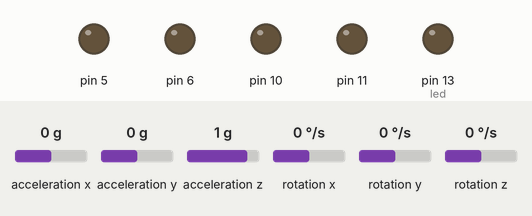
Recording of a sketch running on a simulated Arduino Uno, built with avr-gcc and run on an emulated ATmega328P. On the bench: output pins drawn as LEDs (lit = HIGH). Wiring (inferred from the names in the program): MPU-6050 motion sensor at I2C address 0x68. The inputs (shaded band) are chosen by the test bench; at power-on: acceleration x 0 g, acceleration y 0 g, acceleration z 1 g, rotation x 0 °/s, rotation y 0 °/s, rotation z 0 °/s.

Above: at 9.2 s.
9.3 s: acceleration x set to -1.4 g
At 9.9 s:
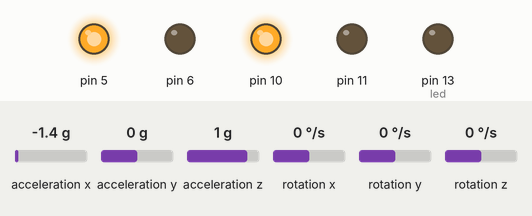
10.8 s: acceleration x set to -0.1 g
12.3 s: acceleration x set to 0.2 g
At 13.3 s:
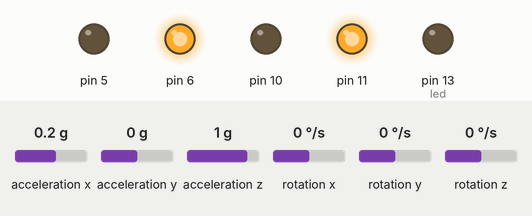
13.8 s: acceleration x set to -0.8 g
At 15.0 s:
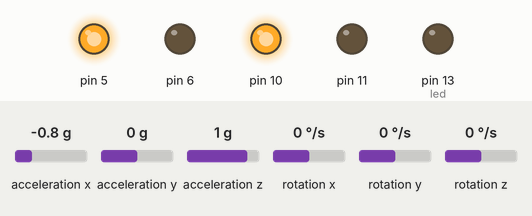
15.3 s: acceleration x set to 0.8 g
Timing chart, 0 to 34.2 s (numbered marks = the images above; inputs shaded):
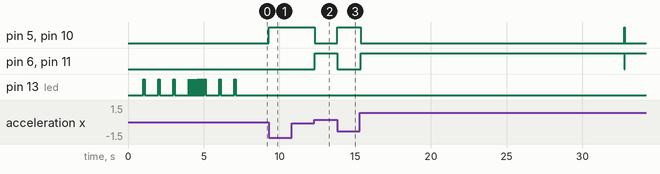

The sketch:

GyroBalanceLinearRegression.ino
```cpp
// MPU-6050 Short Example Sketch
// By Arduino User JohnChi
// August 17, 2014
// Public Domain
#include<Wire.h>
int led = 13;
const int MPU_addr=0x68;  // I2C address of the MPU-6050
int16_t AcX,AcY,AcZ,Tmp,GyX,GyY,GyZ;

int STD_LOOP_TIME = 9;
int lastLoopTime = STD_LOOP_TIME;
int lastLoopUsefulTime = STD_LOOP_TIME;
unsigned long loopStartTime = 0;

int center;

#define SAMPLES  10

int sample_array[SAMPLES];
int avg_array[SAMPLES];
int lr_array[SAMPLES];
int tlr_array[SAMPLES];
int avg_mod = 0;
int lr_mod = 0;

void setup(){
  pinMode(led, OUTPUT);
  pinMode(11, OUTPUT);
  pinMode(10, OUTPUT);
  pinMode(6, OUTPUT);
  pinMode(5, OUTPUT);
  Wire.begin();

  Wire.beginTransmission(MPU_addr);
  Wire.write(0x6B);  // PWR_MGMT_1 register
  Wire.write(0);     // set to zero (wakes up the MPU-6050)
  Wire.endTransmission(true);

  Wire.beginTransmission(MPU_addr);
  Wire.write(0x1B);
  Wire.write(24);
  Wire.endTransmission(true);

  Wire.beginTransmission(MPU_addr);
  Wire.write(0x1C);
  Wire.write(24);
  Wire.endTransmission(true);

  //Serial.begin(9600);

  delay(1000);

  // Blink 3 time for three seconds
  for( int i = 0; i < 3; i++ )
  {
      digitalWrite( led, HIGH );
      delay(100);
      digitalWrite( led, LOW );
      delay(900);
  }

  // Blink while sampling
  for( int i = 0; i < SAMPLES; i++ )
  {
      digitalWrite( led, HIGH );
      readChip();
      delay(10);
      digitalWrite( led, LOW );
      delay(90);
      avg_array[i] = AcX;
      lr_array[i]  = AcX;
      tlr_array[i] = millis();
  }

  center = 0;
  for( int i = 0; i < SAMPLES; i++ )
  {
      center += avg_array[i];
  }
  center /= SAMPLES;

  // Blink 3 time for three seconds
  for( int i = 0; i < 3; i++ )
  {
      digitalWrite( led, HIGH );
      delay(100);
      digitalWrite( led, LOW );
      delay(900);
  }

}
void loop(){
  int t = millis();
  readChip();

  //digitalWrite(led, HIGH);   // turn the LED on (HIGH is the voltage level)
  //delay(30);               // wait for a second
  //digitalWrite(led, LOW);    // turn the LED off by making the voltage LOW

  // Averaging
  avg_array[avg_mod%SAMPLES] = AcX;
  avg_mod++;
  int avgx = 0;

  for( int i = 0; i < SAMPLES; i++ )
  {
      avgx += avg_array[i];
  }
  avgx /= SAMPLES;

  /*
  (8*(C10)-(A10)*(B10))/((8)*(D10)-((A10)^2))
  (B10-(E11*(A10)))/8

  m = (SAMPLES*(lrxys)-(ts)*(lrys))/((SAMPLES)*(lrxxs)-((ts*ts))
  b = (lrys-(m*(ts)))/SAMPLES
  */


  // Linear Regression
  tlr_array[lr_mod%SAMPLES] = t;
  lr_array[lr_mod%SAMPLES] = AcX;
  lr_mod++;
  float ts = 0;
  float lrys = 0;
  float lrxxs = 0;
  float lrxys = 0;

  for( int i = 0; i < SAMPLES; i++ )
  {
      ts += tlr_array[i];
      lrys += lr_array[i];
      lrxxs += tlr_array[i]*tlr_array[i];
      lrxys += tlr_array[i]*lr_array[i];
  }
  float m = (SAMPLES*(lrxys)-(ts)*(lrys))/((SAMPLES)*(lrxxs)-((ts*ts)));
  float b = (lrys-(m*(ts)))/SAMPLES;

  // Get Average time difference to assume the next time interval
  float td = 0;
  for( int i = 0; i < SAMPLES; i++ )
      td += ( ts / SAMPLES ) - tlr_array[i];
  td /= SAMPLES;

  // Predicted next SAMPLE;
  int lraccx = m*(t+td)+b;
  Serial.print(" | lraccx = "); Serial.println(lraccx);

  //accy = kalmanCalculate(AcX, GyX, lastLoopTime);

#if 1
  if( lraccx > center )
  {
     analogWrite( 10, 0 );
     analogWrite( 11, 255 );

     analogWrite( 5, 0 );
     analogWrite( 6, 255 );
  }
  else if( lraccx < center )
  {
     analogWrite( 11, 0 );
     analogWrite( 10, 255 );

     analogWrite( 6, 0 );
     analogWrite( 5, 255 );
  }
#endif

  //serialOutCSV();

  lastLoopUsefulTime = millis()-loopStartTime;
  if(lastLoopUsefulTime<STD_LOOP_TIME)         delay(STD_LOOP_TIME-lastLoopUsefulTime);
  lastLoopTime = millis() - loopStartTime;
  loopStartTime = millis();

}

float getFloat( int val )
{
  return val;
}

void readChip()
{
  Wire.beginTransmission(MPU_addr);
  Wire.write(0x3B);  // starting with register 0x3B (ACCEL_XOUT_H)
  Wire.endTransmission(false);
  Wire.requestFrom(MPU_addr,14,true);  // request a total of 14 registers
  AcX=Wire.read()<<8|Wire.read();  // 0x3B (ACCEL_XOUT_H) & 0x3C (ACCEL_XOUT_L)
  AcY=Wire.read()<<8|Wire.read();  // 0x3D (ACCEL_YOUT_H) & 0x3E (ACCEL_YOUT_L)
  AcZ=Wire.read()<<8|Wire.read();  // 0x3F (ACCEL_ZOUT_H) & 0x40 (ACCEL_ZOUT_L)
  Tmp=Wire.read()<<8|Wire.read();  // 0x41 (TEMP_OUT_H) & 0x42 (TEMP_OUT_L)
  GyX=Wire.read()<<8|Wire.read();  // 0x43 (GYRO_XOUT_H) & 0x44 (GYRO_XOUT_L)
  GyY=Wire.read()<<8|Wire.read();  // 0x45 (GYRO_YOUT_H) & 0x46 (GYRO_YOUT_L)
  GyZ=Wire.read()<<8|Wire.read();  // 0x47 (GYRO_ZOUT_H) & 0x48 (GYRO_ZOUT_L)

}

void serialOut()
{
  //Serial.print("AcX = "); Serial.print( getFloat(AcX));
  Serial.print(" | AcY = "); Serial.print(getFloat(AcY));
  //Serial.print(" | AcZ = "); Serial.print(getFloat(AcZ));
  //Serial.print(" | Tmp = "); Serial.print(Tmp/340.00+36.53);  //equation for temperature in degrees C from datasheet
  //Serial.print(" | GyX = "); Serial.print(getFloat(GyX));
  Serial.print(" | GyY = "); Serial.println(getFloat(GyY));
  //Serial.print(" | GyZ = "); Serial.println(getFloat(GyZ));
}

void serialOutCSV()
{
  Serial.print( millis() );
  //Serial.print("AcX = "); Serial.print( getFloat(AcX));
  Serial.print(","); Serial.print(getFloat(AcY));
  //Serial.print(" | AcZ = "); Serial.print(getFloat(AcZ));
  //Serial.print(" | Tmp = "); Serial.print(Tmp/340.00+36.53);  //equation for temperature in degrees C from datasheet
  //Serial.print(" | GyX = "); Serial.print(getFloat(GyX));
  Serial.print(","); Serial.println(getFloat(GyY));
  //Serial.print(" | GyZ = "); Serial.println(getFloat(GyZ));
}


    float Q_angle  =  0.001; //0.001
    float Q_gyro   =  0.003;  //0.003
    float R_angle  =  0.03;  //0.03

    float x_angle = 0;
    float x_bias = 0;
    float P_00 = 0, P_01 = 0, P_10 = 0, P_11 = 0;
    float dt, y, S;
    float K_0, K_1;

  float kalmanCalculate(float newAngle, float newRate,int looptime) {
    dt = float(looptime)/1000.0;                                    // XXXXXXX arevoir
    x_angle += dt * (newRate - x_bias);
    P_00 +=  - dt * (P_10 + P_01) + Q_angle * dt;
    P_01 +=  - dt * P_11;
    P_10 +=  - dt * P_11;
    P_11 +=  + Q_gyro * dt;

    y = newAngle - x_angle;
    S = P_00 + R_angle;
    K_0 = P_00 / S;
    K_1 = P_10 / S;

    x_angle +=  K_0 * y;
    x_bias  +=  K_1 * y;
    P_00 -= K_0 * P_00;
    P_01 -= K_0 * P_01;
    P_10 -= K_1 * P_00;
    P_11 -= K_1 * P_01;

    return x_angle;
  }
```

Measured:
- the behaviour switches between 0 and 0.1 g on acceleration x (found by bisection; images 1 and 2)
- after the input at 9.3 s, pin 5, pin 10: LOW → HIGH at once
- after the input at 10.8 s, every drawn part: stays the same
- after the input at 12.3 s, pin 5, pin 10: HIGH → LOW at once; pin 6, pin 11: LOW → HIGH at once
- after the input at 13.8 s, pin 5, pin 10: LOW → HIGH at once; pin 6, pin 11: HIGH → LOW at once
